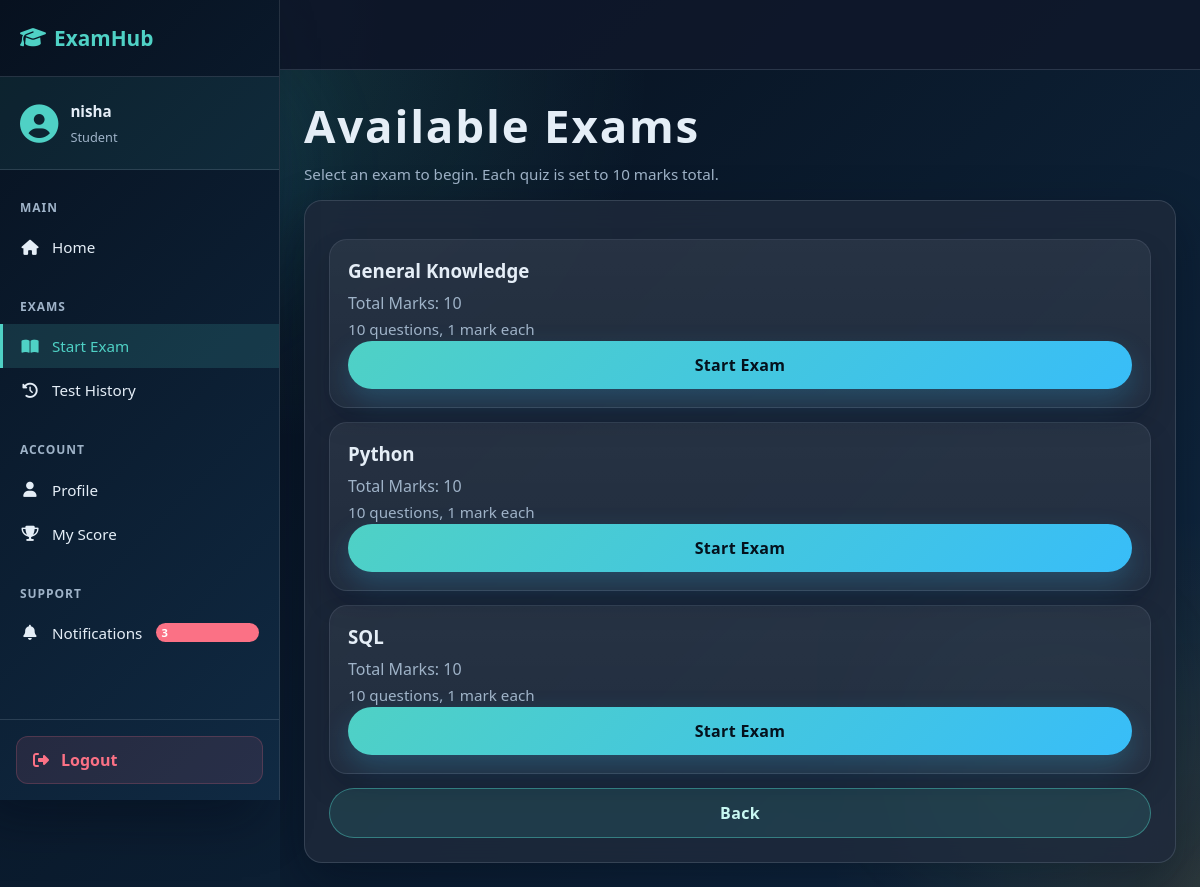
Screenshot of /start_exam (signed in) with the database file from the repository.
### tables this page shows
CREATE TABLE users (
    id INTEGER PRIMARY KEY AUTOINCREMENT,
    username TEXT UNIQUE NOT NULL,
    password TEXT NOT NULL,
    role TEXT CHECK(role IN ('admin', 'student')) NOT NULL
, last_login_at TEXT);

CREATE TABLE exams (
    id INTEGER PRIMARY KEY AUTOINCREMENT,
    name TEXT NOT NULL,
    total_marks INTEGER CHECK(total_marks > 0)
);

### app.py (the view)
@app.route("/start_exam")
def start_exam():
    if "user" not in session:
        return redirect("/")
    try:
        exams = get_exams()
        return render_template("take_exam.html", exams=exams)
    except Exception as e:
        return f"Error: {e}"

### app.py (called while the page is built, shortened)
@app.context_processor
def inject_score_summary():
    username = session.get("user")
    return {"score_summary": get_user_score_summary(username)}

### config/db_config.py (called while the page is built)
def get_connection():
    db_path = os.getenv("DB_PATH", "exam.db")
    return sqlite3.connect(db_path)

### services/exam_service.py (called while the page is built)
def _ensure_results_completion_column(cur):
    cur.execute("PRAGMA table_info(results)")
    columns = [row[1] for row in cur.fetchall()]
    if "completed_at" not in columns:
        cur.execute("ALTER TABLE results ADD COLUMN completed_at TEXT")

def get_exams():
    conn = get_connection()
    cur = conn.cursor()
    cur.execute("SELECT * FROM exams")
    data = cur.fetchall()
    conn.close()
    return data

def _parse_timestamp(value):
    if not value:
        return None
    if isinstance(value, datetime):
        return value
    for format_string in ("%Y-%m-%d %H:%M:%S", "%Y-%m-%dT%H:%M:%S"):
        try:
            return datetime.strptime(value, format_string)
        except (TypeError, ValueError):
            continue
    try:
        return datetime.fromisoformat(value)
    except (TypeError, ValueError):
        return None

def _calculate_current_streak(activity_dates):
    if not activity_dates:
        return 0
    streak = 0
    current_day = max(activity_dates)
    while current_day in activity_dates:
        streak += 1
        current_day -= timedelta(days=1)
    return streak

### templates/take_exam.html (shortened to what this page needs)
{% extends "base.html" %}
{% block content %}
<div class="page-intro">
    <h1 class="page-title">Available Exams</h1>
    <p class="subtle page-subtitle">Select an exam to begin. Each quiz is set to 10 marks total.</p>
</div>
<div class="container">
{% if exams %}
    {% for exam in exams %}
        <div class="card">
            <h3>{{ exam[1] }}</h3>
            <p>Total Marks: {{ exam[2] }}</p>
            <p class="meta">10 questions, 1 mark each</p>
            <a class="btn-link" href="{{ url_for('take_exam', exam_id=exam[0]) }}">Start Exam</a>
        </div>
    {% endfor %}
{% else %}
    <div class="empty-state">
        <i class="fas fa-inbox"></i>
        <p>No exams available</p>
    </div>
{% endif %}
<a href="/dashboard" class="btn-link secondary">Back</a>
</div>
{% endblock %}

### templates/base.html (shortened to what this page needs)
<!DOCTYPE html>
<html>
<head>
    <link rel="stylesheet" href="{{ url_for('static', filename='style.css', v='3') }}">
    <link rel="stylesheet" href="https://cdnjs.cloudflare.com/ajax/libs/font-awesome/6.4.0/css/all.min.css">
</head>
<body>
    <div class="sidebar">
        <div class="sidebar-header">
            <h3><i class="fas fa-graduation-cap"></i> ExamHub</h3>
        </div>
        <div class="user-info">
            <div class="user-avatar">
                <i class="fas fa-user-circle"></i>
            </div>
            <div class="user-details">
                <p class="user-name">{{ session.get('user', 'User') }}</p>
                <p class="user-role">{{ session.get('role', 'Student').title() }}</p>
            </div>
        </div>
        <nav class="sidebar-menu">
            <div class="menu-section">
                <p class="section-title">Main</p>
                <a href="{{ url_for('dashboard') }}" class="menu-item {% if request.endpoint == 'dashboard' %}active{% endif %}">
                    <i class="fas fa-home"></i> <span>Home</span>
                </a>
            </div>
            <div class="menu-section">
                <p class="section-title">Exams</p>
                <a href="{{ url_for('start_exam') }}" class="menu-item {% if request.endpoint == 'start_exam' %}active{% endif %}">
                    <i class="fas fa-book-open"></i> <span>Start Exam</span>
                </a>
                <a href="{{ url_for('test_history') }}" class="menu-item {% if request.endpoint == 'test_history' %}active{% endif %}">
                    <i class="fas fa-history"></i> <span>Test History</span>
                </a>
            </div>
            <div class="menu-section">
                <p class="section-title">Account</p>
                <a href="#" class="menu-item" onclick="showProfile()">
                    <i class="fas fa-user"></i> <span>Profile</span>
                </a>
                <a href="#" class="menu-item" onclick="showScore()">
                    <i class="fas fa-trophy"></i> <span>My Score</span>
                </a>
            </div>
            <div class="menu-section">
                <p class="section-title">Support</p>
                <a href="#" class="menu-item" onclick="showNotifications()">
                    <i class="fas fa-bell"></i> <span>Notifications</span>
                    <span class="badge">3</span>
                </a>
            </div>
        </nav>
        <div class="sidebar-footer">
            <a href="{{ url_for('logout') }}" class="logout-btn">
                <i class="fas fa-sign-out-alt"></i> <span>Logout</span>
            </a>
        </div>
    </div>
    <div class="main-content">
        <div class="top-bar">
        </div>
        <div class="content-wrapper">
            {% block content %}{% endblock %}
        </div>
    </div>
</body>
</html>

### rows the page displays
users: get "Student"
exams: name "General Knowledge", total_marks "10"
exams: name "Python", total_marks "10"
exams: name "SQL", total_marks "10"

### other values shown
{{ session.get('user', 'User') }} "nisha"
